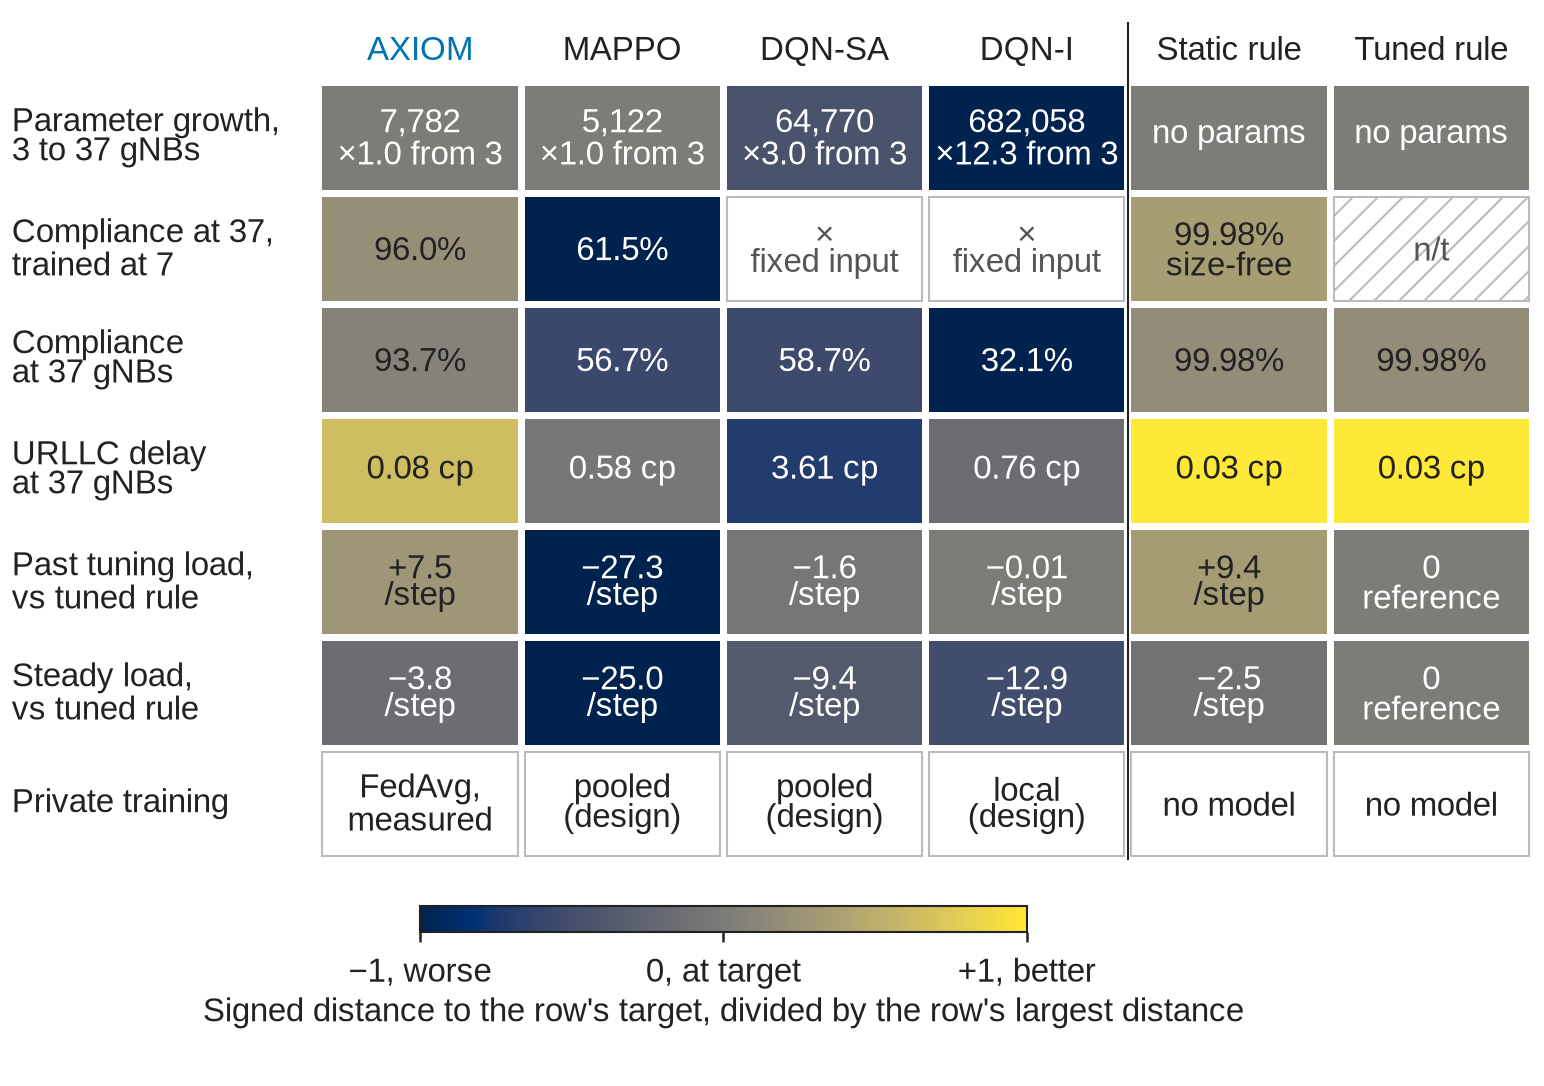

Reproduce this figure in Python.
#!/usr/bin/env python3
"""Fig. 10, option C: annotated normalised heatmap. Every value comes from data.json (data.py).

Rows are the current figure's criteria without "Learns its rules" and without the score row; columns are the six
controllers. Each cell prints its raw value with units. Colour is the signed distance d to the row's target, divided
by the largest |d| in that row, so every row spans at most -1 to +1 and 0 is the target:
  size growth  d = -log10(params at 37 / params at 3)        target 0 (no growth)
  transfer     d = compliance after 7 to 37 - 90 (points)    target 90%
  compliance   d = compliance at 37 - 90 (points)            target 90%
  delay        d = log10(0.5 / delay)                        target 0.5 control periods
  past load    d = reward per step minus the tuned rule's, Env B, 19 gNBs, mean of 110, 115, 120% load; target 0
  steady load  d = the same at nominal load; target 0
Private training has no measured scale for five of six controllers and keeps words, uncoloured. Cells that were not
measured are white with hatching and "n/t"; "×" marks a controller that cannot run at another size.
Run: python fig10_C.py
"""
import os
import sys

import numpy as np

sys.path.insert(0, os.path.dirname(os.path.abspath(__file__)))
import style as S  # noqa: E402
from data import load  # noqa: E402

S.setup()
import matplotlib as mpl  # noqa: E402
import matplotlib.pyplot as plt  # noqa: E402
from matplotlib.patches import Rectangle  # noqa: E402

D = load()
CMAP = mpl.colormaps["cividis"]


def m(x):
    return f"{x}".replace("-", "−")


def r1(x):
    """one decimal, two when the value would otherwise print as zero"""
    return m(f"{x:+.2f}" if abs(x) < 0.05 and x != 0 else f"{x:+.1f}")


def rows():
    P, tr, sla, dl, past, st = D["params"], D["transfer37"], D["sla37"], D["delay37"], D["past19"], D["steady19"]
    R = []
    g = {}
    for a in S.ORDER:
        if a in P:
            v = P[a]["37"] / P[a]["3"]
            g[a] = (-np.log10(v), f"{P[a]['37']:,}\n×{v:.1f} from 3", "num")
        else:
            g[a] = (0.0, "no params", "num")
    R.append(("Parameter growth,\n3 to 37 gNBs", g))
    t = {}
    for a in S.ORDER:
        if a in tr:
            t[a] = (tr[a]["mean"] - 90, f"{tr[a]['mean']:.1f}%", "num")
        elif a in ("single_agent_dqn", "independent_dqn"):
            t[a] = (None, "×\nfixed input", "x")
        elif a == "rule_static":
            t[a] = (sla[a]["mean"] - 90, f"{sla[a]['mean']:.2f}%\nsize-free", "num")
        else:
            t[a] = (None, "n/t", "nt")
    R.append(("Compliance at 37,\ntrained at 7", t))
    R.append(("Compliance\nat 37 gNBs", {a: ((sla[a]["mean"] - 90, f"{sla[a]['mean']:.1f}%" if a in S.LEARNED else f"{sla[a]['mean']:.2f}%", "num")
                                            if a in sla else (None, "n/t", "nt")) for a in S.ORDER}))
    R.append(("URLLC delay\nat 37 gNBs", {a: ((np.log10(0.5 / dl[a]["mean"]), f"{dl[a]['mean']:.2f} cp", "num") if a in dl else (None, "n/t", "nt"))
                                          for a in S.ORDER}))
    pl = {a: (past[a]["mean"], r1(past[a]['mean']) + "\n/step", "num") for a in past}
    pl["rule_local"] = (0.0, "0\nreference", "num")
    R.append(("Past tuning load,\nvs tuned rule", pl))
    sl = {a: (st[a]["mean"], r1(st[a]['mean']) + "\n/step", "num") for a in st}
    sl["rule_local"] = (0.0, "0\nreference", "num")
    R.append(("Steady load,\nvs tuned rule", sl))
    pv = {"axiom2": "FedAvg,\nmeasured", "mappo_tuned": "pooled\n(design)", "single_agent_dqn": "pooled\n(design)",
          "independent_dqn": "local\n(design)", "rule_static": "no model", "rule_local": "no model"}
    R.append(("Private training", {a: (None, pv[a], "word") for a in S.ORDER}))
    return R


def main():
    Hmm = 92.0
    fig = plt.figure(figsize=(S.WIDTH_IN, Hmm / 25.4))
    ax = fig.add_axes([0, 0, 1, 1]); ax.set_xlim(0, S.WIDTH_MM); ax.set_ylim(Hmm, 0); ax.axis("off")
    x0, cw, y0, rh = 27.0, (S.WIDTH_MM - 27.0 - 1.0) / 6, 7.0, 9.4
    for i, a in enumerate(S.ORDER):
        ax.text(x0 + (i + 0.5) * cw, y0 - 2.6, S.NAME[a], ha="center", va="center", color=S.AX if a == "axiom2" else S.INK)
    R = rows()
    for j, (lab, cells) in enumerate(R):
        y = y0 + j * rh
        ax.text(1.0, y + rh / 2, lab, ha="left", va="center", linespacing=0.95)
        ds = [abs(c[0]) for c in cells.values() if c[0] is not None and c[2] == "num"]
        sc = max(ds) if ds and max(ds) > 0 else 1.0
        for i, a in enumerate(S.ORDER):
            d, txt, kind = cells[a]
            x = x0 + i * cw
            if kind == "num":
                z = d / sc
                col = CMAP(0.5 + 0.5 * z)
                ax.add_patch(Rectangle((x + 0.3, y + 0.3), cw - 0.6, rh - 0.6, fc=col, ec="none"))
                tc = "white" if np.dot(col[:3], [0.299, 0.587, 0.114]) < 0.5 else S.INK
            else:
                ax.add_patch(Rectangle((x + 0.3, y + 0.3), cw - 0.6, rh - 0.6, fc="white", ec=S.FAINT, lw=0.5,
                                       hatch="////" if kind == "nt" else None))
                tc = "#555555" if kind != "word" else S.INK
            ax.text(x + cw / 2, y + rh / 2, txt, ha="center", va="center", color=tc, linespacing=0.95)
    yb = y0 + len(R) * rh + 4.0
    ax.plot([x0 + 4 * cw, x0 + 4 * cw], [y0 - 5, y0 + len(R) * rh], color=S.INK, lw=0.5)
    cax = fig.add_axes([(x0 + 0.5 * cw) / S.WIDTH_MM, 1 - (yb + 2.2) / Hmm, 3 * cw / S.WIDTH_MM, 2.2 / Hmm])
    cb = mpl.colorbar.ColorbarBase(cax, cmap=CMAP, norm=mpl.colors.Normalize(-1, 1), orientation="horizontal")
    cb.set_ticks([-1, 0, 1]); cb.set_ticklabels(["\u22121, worse", "0, at target", "+1, better"])
    cb.outline.set_linewidth(0.5)
    cax.set_xlabel("Signed distance to the row's target, divided by the row's largest distance", labelpad=2)
    return S.save(fig, "fig10_C")


if __name__ == "__main__":
    main()
